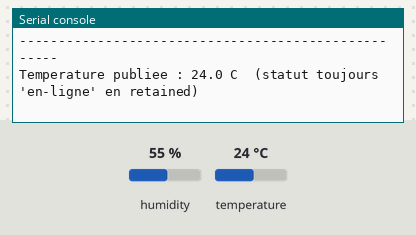
A program run on a simulated ESP32 board running MicroPython. Shown: the last lines printed to the serial console. Wiring (from the project's diagram.json): DHT22 sensor on GPIO 4. Inputs (shaded band) come from the test bench; at power-on: temperature 24 °C, humidity 55 %. WiFi joins after 1.5 s; no MQTT or app messages arrive unless stated.

Above: at 2.8 s.
2.9 s: temperature set to 12 °C
At 7.2 s:
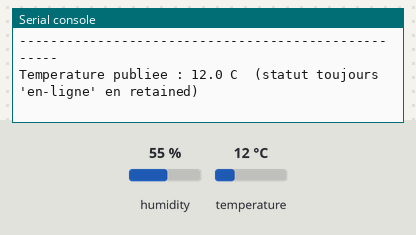
8.9 s: temperature set to 19 °C
At 13.2 s:
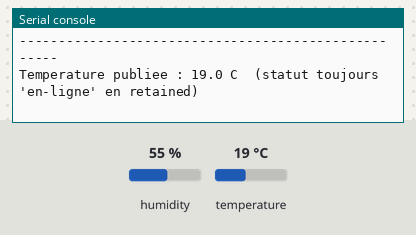
Timing chart, 0 to 14.7 s (numbered marks = the images above; inputs shaded):
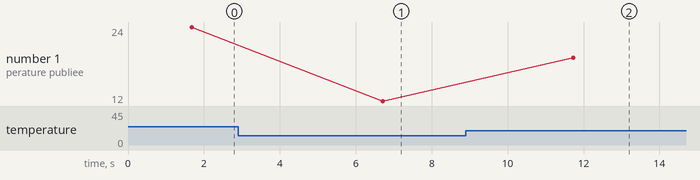

The program:

main.py
```python
"""
============================================================================
 FIL ROUGE "Batiment intelligent du centre de formation" - ETAPE 7 / 7 (BONUS)
 Retained + Last Will and Testament (version MicroPython)
============================================================================

Circuit simple (DHT22 seul). On se concentre sur deux mecanismes MQTT qui
repondent a la meme question : "Comment savoir si un objet connecte est
toujours vivant ?"

1) RETAINED sur un topic de statut :
      formation/<PRENOM>/batiment/etage1/salle3/status
   A chaque connexion "propre", l'ESP32 publie "en-ligne" en retained.

2) LAST WILL AND TESTAMENT (LWT) : configure AVANT la connexion avec
   client.set_last_will(...). Si l'ESP32 se deconnecte de facon inattendue
   (crash, coupure reseau...), c'est le BROKER qui publie lui-meme
   "hors-ligne" (retained) a sa place.

Pour observer le LWT sur Wokwi : lancez la simulation, verifiez sur MQTTX
Web que le statut passe a "en-ligne", puis ARRETEZ BRUTALEMENT la
simulation (bouton Stop) et observez le topic de statut passer a
"hors-ligne" apres quelques dizaines de secondes (delai du "keep alive").

IMPORTANT : personnalisez PRENOM avant de lancer la simulation.

Fin du fil rouge ! Retour a la table des matieres et au README maitre pour
la suite du programme.
============================================================================
"""

import dht
from machine import Pin
import network
import time
from umqtt.simple import MQTTClient

PRENOM = "changez_moi"

SSID_WIFI = "Wokwi-GUEST"
MOT_DE_PASSE_WIFI = ""

ADRESSE_BROKER = "test.mosquitto.org"
PORT_BROKER = 1883

BROCHE_DHT22 = 4
capteur = dht.DHT22(Pin(BROCHE_DHT22))

RACINE = "formation/{}/batiment/etage1/salle3/".format(PRENOM)
TOPIC_TEMPERATURE = RACINE + "capteur/temperature"
TOPIC_STATUS = RACINE + "status"

INTERVALLE_PUBLICATION_S = 5


def connecter_wifi():
    sta = network.WLAN(network.STA_IF)
    sta.active(True)
    if not sta.isconnected():
        print("Connexion au Wi-Fi '{}' ...".format(SSID_WIFI), end="")
        sta.connect(SSID_WIFI, MOT_DE_PASSE_WIFI)
        while not sta.isconnected():
            time.sleep_ms(250)
            print(".", end="")
    print(" connecte !")
    print("Adresse IP :", sta.ifconfig()[0])


def connecter_mqtt():
    client_id = "esp32-formation-{}".format(PRENOM)
    client = MQTTClient(client_id, ADRESSE_BROKER, port=PORT_BROKER)
    # Le LWT DOIT etre configure avant connect() : c'est le message que le
    # broker publiera lui-meme si cet objet se deconnecte sans prevenir.
    client.set_last_will(TOPIC_STATUS, "hors-ligne", retain=True, qos=1)

    while True:
        try:
            client.connect()
            # Connexion "propre" -> on publie nous-memes le statut "en-ligne",
            # egalement en retained.
            client.publish(TOPIC_STATUS, "en-ligne", retain=True)
            print("Connecte au broker MQTT. Statut publie (retained) : en-ligne sur", TOPIC_STATUS)
            return client
        except OSError as erreur:
            print("Echec connexion MQTT ({}), nouvel essai dans 2s".format(erreur))
            time.sleep(2)


print()
print("=== Fil rouge - Etape 7/7 BONUS (MicroPython) : retained + LWT ===")
print("Topic de statut (avec LWT) :", TOPIC_STATUS)

connecter_wifi()
client_mqtt = connecter_mqtt()

while True:
    try:
        capteur.measure()
        temperature = capteur.temperature()
        payload = "{:.1f}".format(temperature)
        client_mqtt.publish(TOPIC_TEMPERATURE, payload)
        print("----------------------------------------------------")
        print("Temperature publiee :", payload, "C  (statut toujours 'en-ligne' en retained)")
    except OSError as erreur:
        print("Erreur MQTT/DHT22 ({}), reconnexion...".format(erreur))
        client_mqtt = connecter_mqtt()

    time.sleep(INTERVALLE_PUBLICATION_S)
```

Measured:
- after the input at 2.9 s, the serial console: prints a new line after 3.8 s (image 1)
- after the input at 8.9 s, the serial console: prints a new line after 2.8 s (image 2)
- plotted number 1: 24 → 12 after the input at 2.9 s, 12 → 19 after the input at 8.9 s
